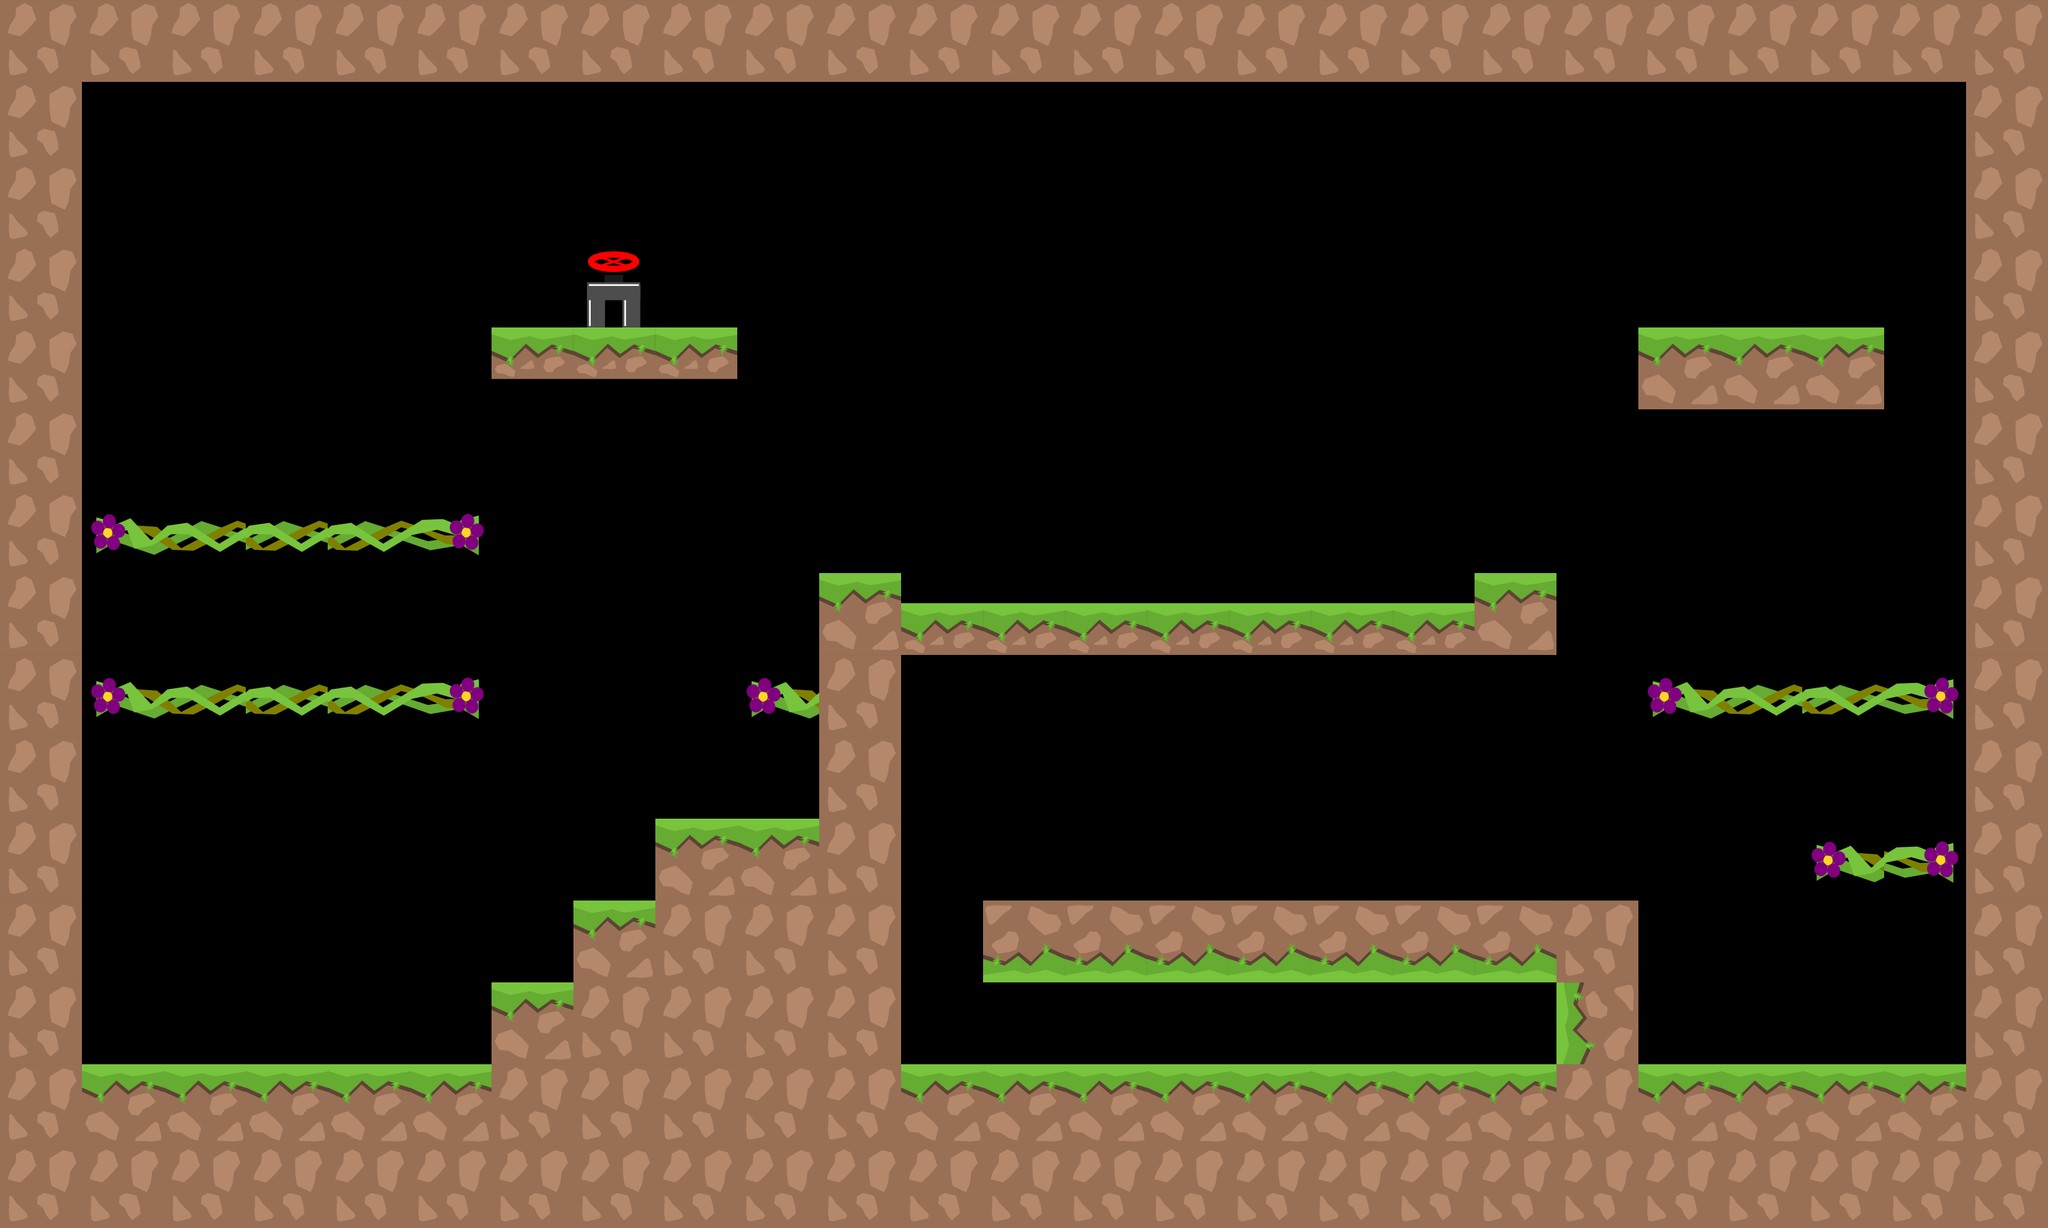

Below is a game level as drawn by its tile map, then a one-line description and the .tmx that defines it (tile-layer data replaced by summaries):
An orthogonal 25x15 tile map with 128x128 px tiles, 2 tile layers (graphics, oil), 2 tilesets and 35 objects.

<map version="1.0" tiledversion="1.1.1" orientation="orthogonal" renderorder="right-down" width="25" height="15" tilewidth="128" tileheight="128" infinite="0" nextobjectid="164">
 <tileset firstgid="1" source="tiles_128x128.tsx" />
 <tileset firstgid="37" source="tiles_oil_128x128.tsx" />
 <layer name="graphics" width="25" height="15">
  <data>[375 cells, 155 non-empty, 10 distinct tile ids]</data>
 </layer>
 <layer name="oil" width="25" height="15">
  <data>[375 cells, 0 non-empty, 0 distinct tile ids]</data>
 </layer>
 <objectgroup name="blocks">
  <object id="2" x="3072" y="4" width="112" height="1696" />
  <object id="3" x="64" y="52" width="64" height="1684" />
  <object id="4" x="8" y="4" width="3172" height="120" />
  <object id="108" x="1408" y="940" width="896" height="84" />
  <object id="127" x="8" y="1664" width="3196" height="248.002" />
  <object id="149" x="2560" y="512" width="384" height="128" />
  <object id="153" x="768" y="512" width="384" height="80.6667" />
  <object id="155" x="1280" y="896" width="128" height="768" />
  <object id="156" x="2304" y="896" width="128" height="128" />
  <object id="157" x="1536" y="1408" width="1024" height="128" />
  <object id="158" x="2432" y="1536" width="128" height="128" />
  <object id="160" x="1024" y="1280" width="256" height="384" />
  <object id="161" x="896" y="1408" width="128" height="256" />
  <object id="162" x="768" y="1536" width="128" height="128" />
 </objectgroup>
 <objectgroup name="switch">
  <object id="145" x="2304" y="1536" width="128" height="128" />
 </objectgroup>
 <objectgroup name="levelEndBlock">
  <object id="146" x="896" y="384" width="128" height="128" />
 </objectgroup>
 <objectgroup name="slope" />
 <objectgroup name="passBlock">
  <object id="55" x="2596.71" y="1072.42" width="450.894" height="46" />
  <object id="104" x="157.622" y="1070.59" width="581.697" height="46" />
  <object id="105" x="165.622" y="817.254" width="571.697" height="46" />
  <object id="137" x="2844.05" y="1327.25" width="219.697" height="46" />
  <object id="152" x="1172.63" y="1076.92" width="107.364" height="46" />
 </objectgroup>
 <objectgroup name="flowers">
  <object id="74" x="256.97" y="672.853" width="69.697" height="69.697">
   <ellipse />
  </object>
  <object id="75" x="2223.27" y="1069.46" width="69.697" height="69.697">
   <ellipse />
  </object>
  <object id="76" x="1133.7" y="726.187" width="69.697" height="69.697">
   <ellipse />
  </object>
  <object id="78" x="1593.58" y="1062.31" width="69.697" height="69.697">
   <ellipse />
  </object>
  <object id="79" x="1742.13" y="1219.82" width="69.697" height="69.697">
   <ellipse />
  </object>
  <object id="80" x="2714.19" y="369.459" width="69.697" height="69.697">
   <ellipse />
  </object>
  <object id="83" x="652.489" y="674.671" width="69.697" height="69.697">
   <ellipse />
  </object>
  <object id="112" x="1877.22" y="734.55" width="69.697" height="69.697">
   <ellipse />
  </object>
  <object id="114" x="1946.43" y="1186.67" width="69.697" height="69.697">
   <ellipse />
  </object>
  <object id="141" x="2639.76" y="808.006" width="69.697" height="69.697">
   <ellipse />
  </object>
  <object id="143" x="240.245" y="938.729" width="69.697" height="69.697">
   <ellipse />
  </object>
  <object id="144" x="2121.58" y="729.219" width="69.697" height="69.697">
   <ellipse />
  </object>
 </objectgroup>
 <objectgroup name="end">
  <object id="44" x="911.857" y="400.365" width="93" height="95">
   <ellipse />
  </object>
 </objectgroup>
 <objectgroup name="pushBlocks">
  <object id="46" x="1557.86" y="763.216" width="124.667" height="124.667" />
 </objectgroup>
 <objectgroup name="damage" />
</map>
